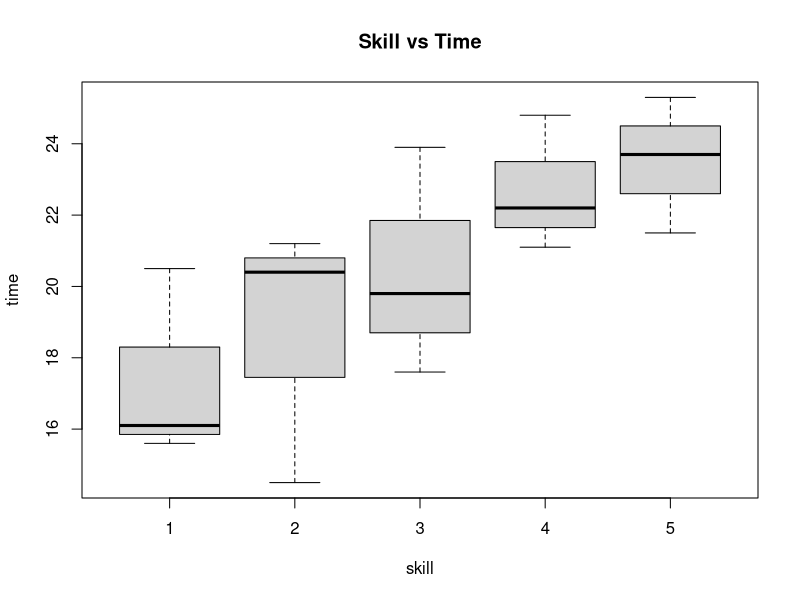
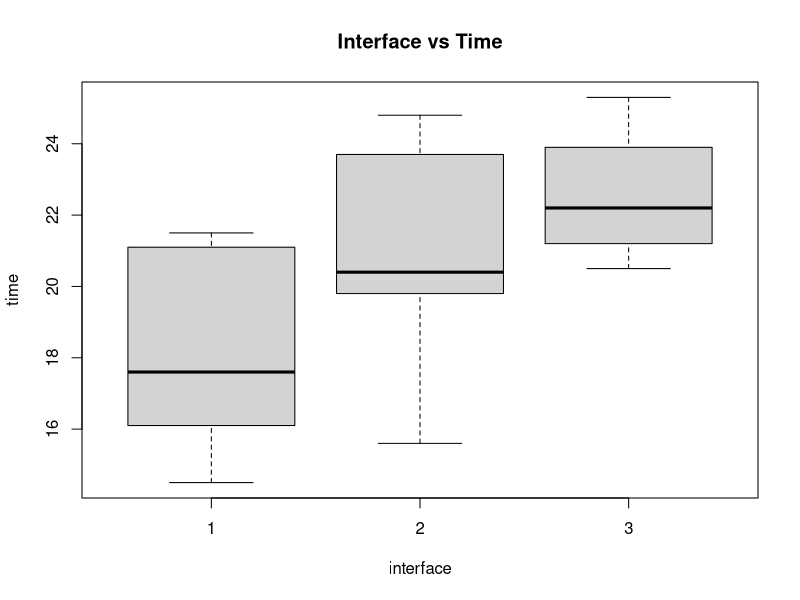
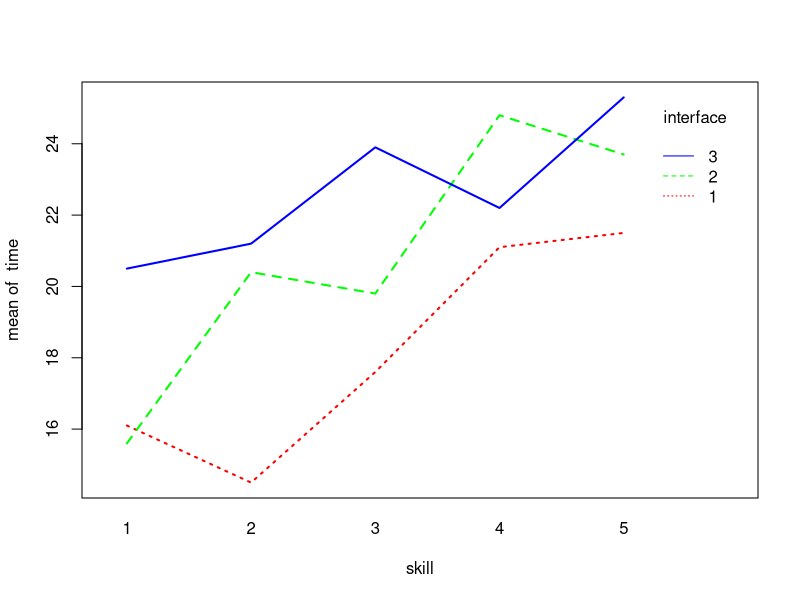
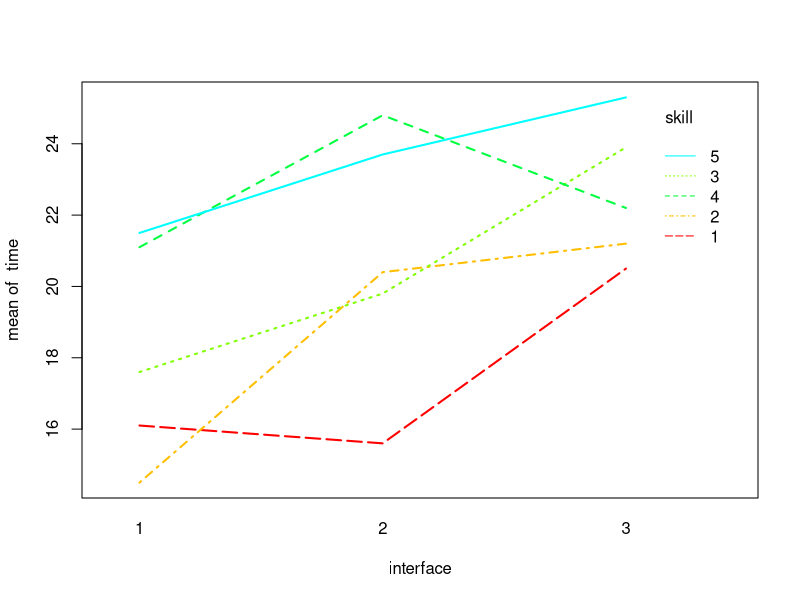
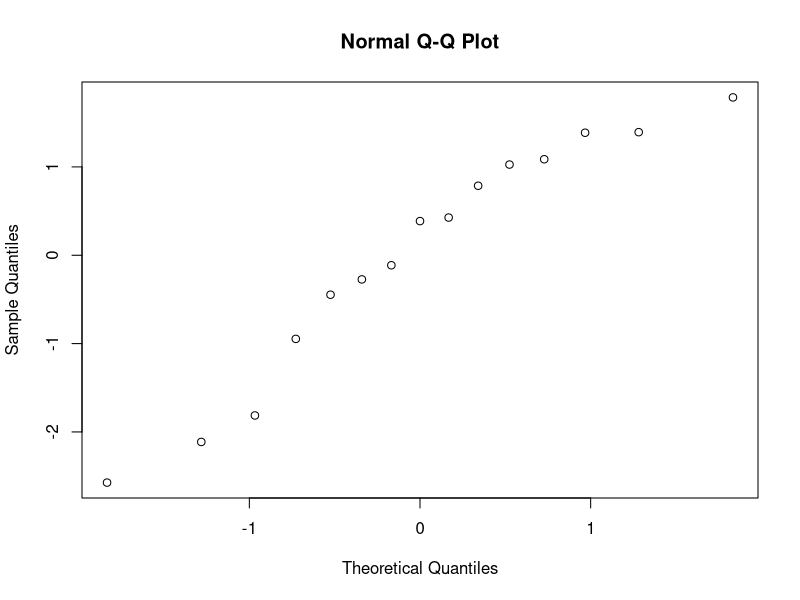
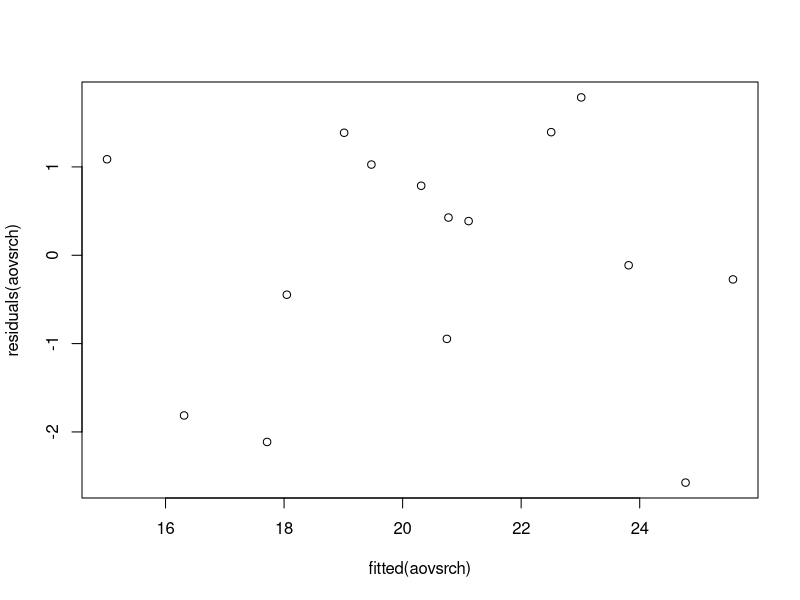

These charts were generated, in order, by the following R code:
#Note: The interface is of greatest importance

search = read.table("search.txt")

time =search$time
skill = search$skill
interface = search$interface

#2.1
#student = as.vector(as.matrix)

I=3; B=5; N=1
for (i in 1:B) print(sample(1:(N*I)))

#2.2


boxplot(time~skill,xlab="skill",ylab="time", main="Skill vs Time")
boxplot(time~interface,xlab="interface",ylab="time", main="Interface vs Time")

interaction.plot(skill,interface,time,lwd=2,col=rainbow(3))
interaction.plot(interface,skill,time,lwd=2,col=rainbow(8))

#2.3
interface = factor(search$interface)
skill = factor(search$skill)
kruskal.test(time,interface)

#2.4

aovsrch=lm(time~skill+interface)
summary(aovsrch)

#2.5

qqnorm(residuals(aovsrch))
plot(fitted(aovsrch),residuals(aovsrch))

#2.6

friedman.test(time,interface,skill)

#2.7
anovinter = lm(time~interface)
anova(anovinter)

anv = lm(time~interface*skill,data=search)
anova(anv)
